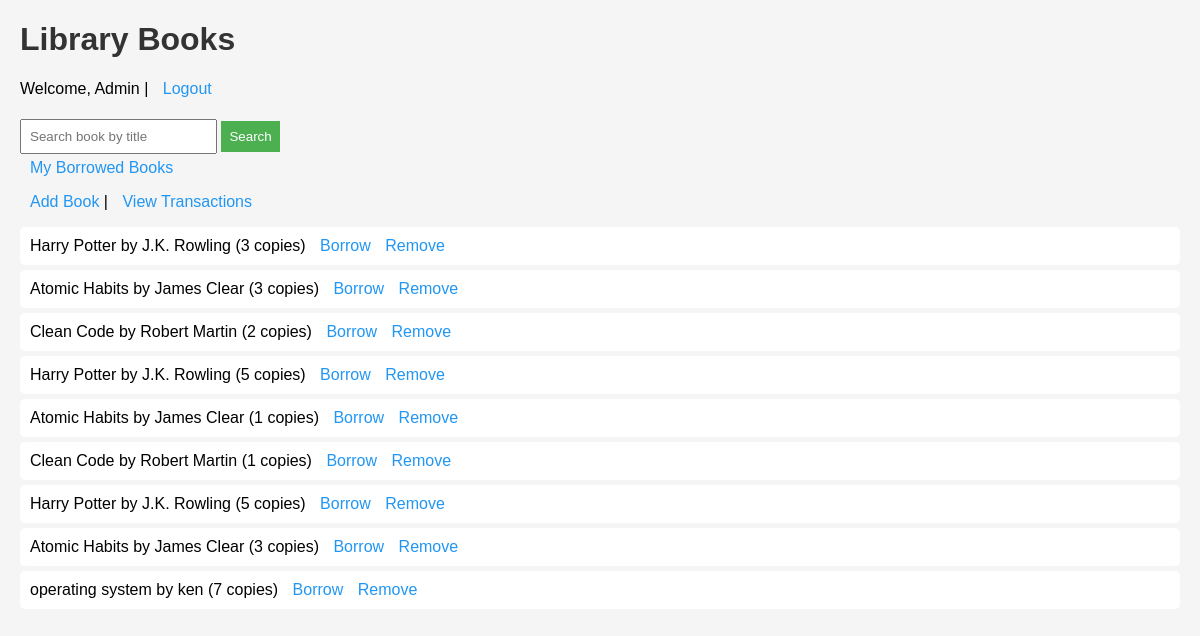
Screenshot of / (signed in) with the database file from the repository.
### tables this page shows
CREATE TABLE books (
    id INTEGER PRIMARY KEY AUTOINCREMENT,
    title TEXT,
    author TEXT,
    copies INTEGER,
    genre TEXT
);

### app.py (the view)
@app.route('/')
def home():
    user_id = get_current_user()
    if not user_id:
        return redirect(url_for('login'))
    books = get_books()
    return render_template('index.html', books=books)

### app.py (called while the page is built)
def get_current_user():
    return session.get('user_id')

def is_admin():
    user_id = get_current_user()
    if not user_id:
        return False
    conn = sqlite3.connect('library.db')
    cursor = conn.cursor()
    cursor.execute("SELECT role FROM users WHERE id=?", (user_id,))
    role = cursor.fetchone()[0]
    conn.close()
    return role == "admin"

@app.context_processor
def inject_helpers():
    return dict(is_admin=is_admin, session=session)

def get_books(search_query=None):
    conn = sqlite3.connect('library.db')
    cursor = conn.cursor()
    if search_query:
        cursor.execute("SELECT * FROM books WHERE title LIKE ?", ('%' + search_query + '%',))
    else:
        cursor.execute("SELECT * FROM books")
    books = cursor.fetchall()
    conn.close()
    return books

### templates/index.html (shortened to what this page needs)
<!DOCTYPE html>
<html>
<head>
    <link rel="stylesheet" href="{{ url_for('static', filename='style.css') }}">
</head>
<body>
    <h1>Library Books</h1>
    <p>Welcome, {{ session.user_name }} | <a href="/logout">Logout</a></p>
    <form method="POST" action="/search">
        <input type="text" name="query" placeholder="Search book by title">
        <button type="submit">Search</button>
    </form>
    <a href="/mybooks">My Borrowed Books</a>
    {% if is_admin() %}
    <p>
        <a href="/admin/add">Add Book</a> |
        <a href="/admin/transactions">View Transactions</a>
    </p>
    {% endif %}
    <ul>
        {% for book in books %}
        <li>
            {{ book[1] }} by {{ book[2] }} ({{ book[3] }} copies)
            {% if book[3] > 0 %}
            <a href="/borrow/{{ book[0] }}">Borrow</a>
            {% else %}
            <span>Not available</span>
            {% endif %}
            {% if is_admin() %}
            <a href="/admin/remove/{{ book[0] }}">Remove</a>
            {% endif %}
        </li>
        {% endfor %}
    </ul>
</body>
</html>

### static/style.css (style rules this page uses)
body { font-family: Arial, sans-serif; margin: 20px; background-color: #f5f5f5; }
h1 { color: #333; }
form input, form button { padding: 8px; margin: 5px 0; }
form button { cursor: pointer; background-color: #4CAF50; color: white; border: none; }
ul { list-style-type: none; padding: 0; }
li { background: #fff; margin: 5px 0; padding: 10px; border-radius: 5px; }
a { margin-left: 10px; text-decoration: none; color: #2196F3; }

### rows the page displays
books: title "Harry Potter", author "J.K. Rowling", copies "3"
books: title "Atomic Habits", author "James Clear", copies "3"
books: title "Clean Code", author "Robert Martin", copies "2"
books: title "Harry Potter", author "J.K. Rowling", copies "5"
books: title "Atomic Habits", author "James Clear", copies "1"
books: title "Clean Code", author "Robert Martin", copies "1"
books: title "Harry Potter", author "J.K. Rowling", copies "5"
books: title "Atomic Habits", author "James Clear", copies "3"
books: title "operating system", author "ken", copies "7"

### other values shown
{{ session.user_name }} "Admin"
